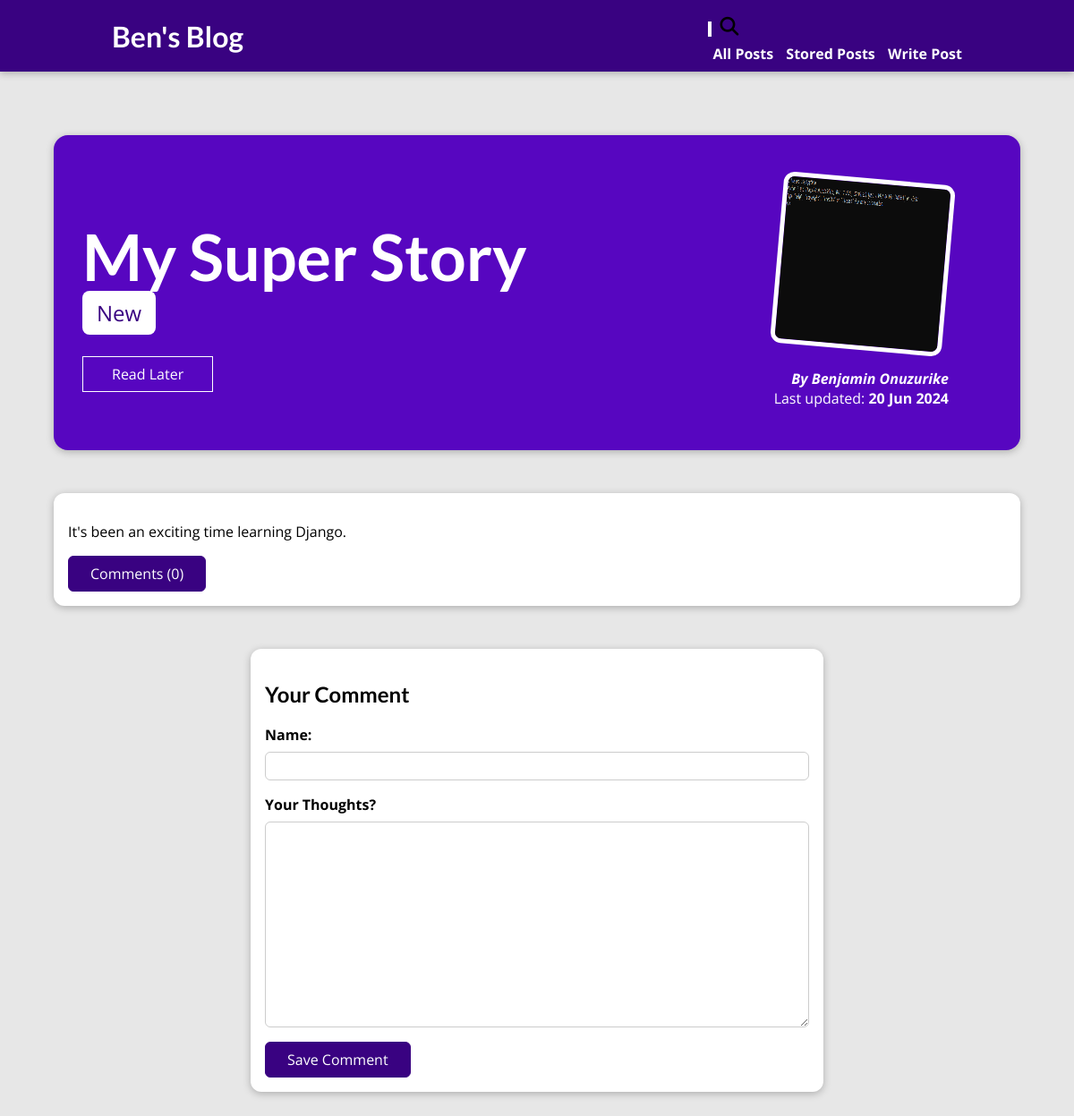
Page /posts/my-super-story/ on the earlier database version.
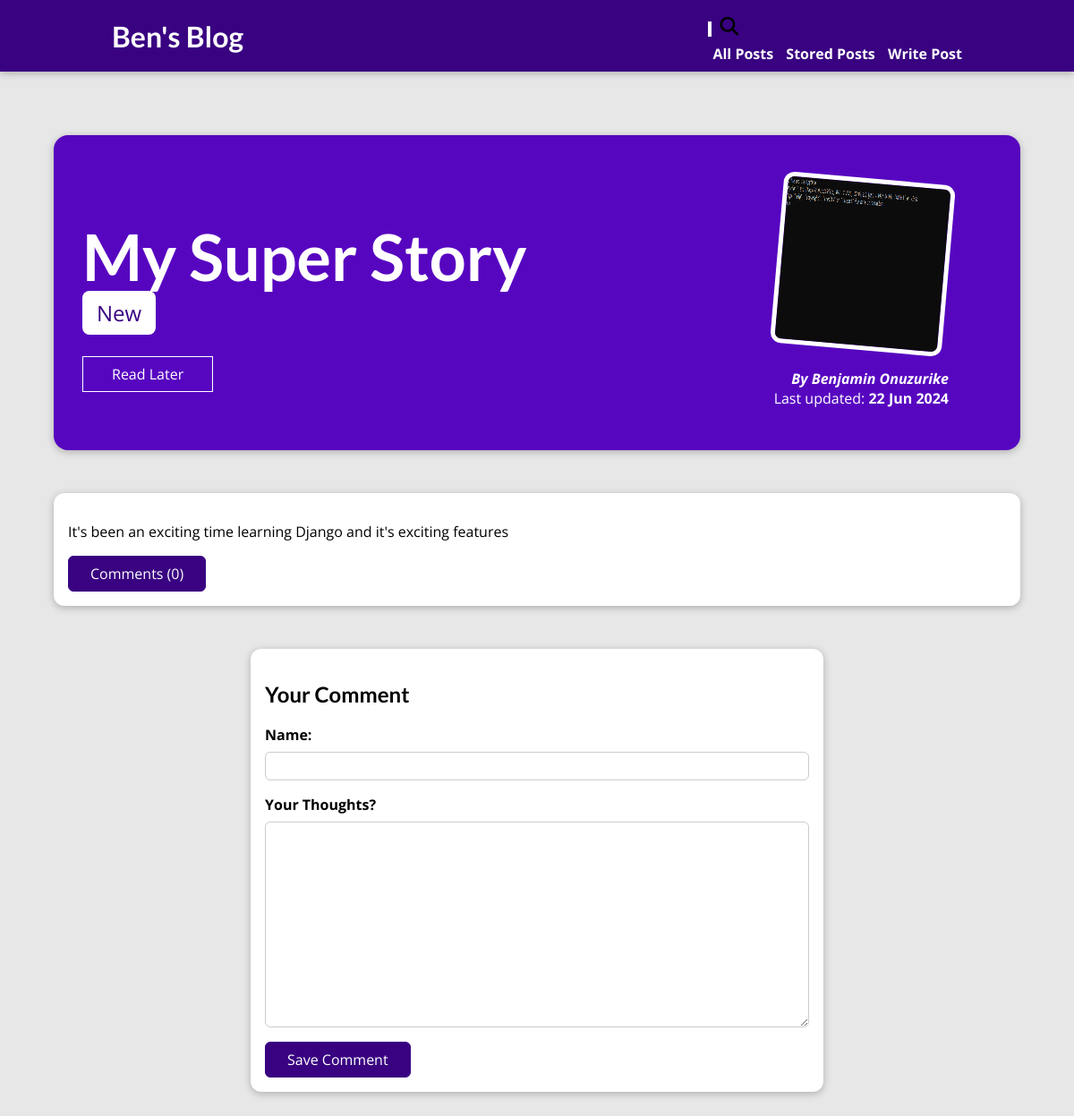
Same page on the later database version.
### blog/models.py (models this page shows, shortened)
class Post(models.Model):
    title = models.CharField(max_length=200)
    image_name = models.ImageField(upload_to='posts', null=True) # upload_to is the directory where the image will be saved, upload_to will handle file uploads
    excerpt = models.CharField(validators=[MinLengthValidator(50)], max_length=200)
    content = models.TextField(validators=[MinLengthValidator(50)])
    date = models.DateField(auto_now=True)
    slug = models.SlugField(max_length=200, unique=True, blank=True, null=False)
    author = models.ForeignKey(Author, on_delete=models.SET_NULL, null=True, related_name='posts') # one author can have many posts
    tag = models.ManyToManyField(Tag, related_name='tags') # one post can have many tags

class Tag(models.Model):
    caption = models.CharField(max_length=50)

class Author(models.Model):
    first_name = models.CharField(max_length=100)
    last_name = models.CharField(max_length=100)
    email = models.EmailField() # check documentation for more validation options
    def full_name(self):
        return f'{self.first_name} {self.last_name}'
    def __str__(self):
        return self.full_name()

### blog/views.py (the view)
# urls.py: path('posts/<slug:slug>/', views.PostDetailView.as_view(), name='post_detail_page'),
class PostDetailView(View):
    model = Post
    template_name = 'blog/post-detail.html'
    context_object_name = 'post'
    def is_stored_post(self, request, post_id):
        stored_post = request.session.get('stored_posts')
        if stored_post is not None:
            is_saved_for_later = post_id in stored_post
        else:
            is_saved_for_later = False
        return is_saved_for_later
    def get(self, request, slug):
        identified_post = Post.objects.get(slug=slug)
        comments = Comment.objects.filter(post=identified_post)
        is_saved_for_later = self.is_stored_post(request, identified_post.id)
        context = {
            'post': identified_post,
            'comments': comments,
            'comment_form': CommentForm(),
            'post_tags': identified_post.tag.all(),
            'count' : comments.count(),
            'is_saved_for_later': is_saved_for_later
        }
        return render(request, self.template_name, context)
    def post(self, request, slug):
        '''Once the form is submitted, it will run this method and the slug will be part of the url. It's specified in the action attribute of the form in the template. '''
        commentForm = CommentForm(request.POST)
        identified_post = Post.objects.get(slug=slug)
        if commentForm.is_valid():
            comment = commentForm.save(commit=False) # We create a new object without saving it to the database
            comment.post = identified_post
            commentForm.save() # It's a model form, so it saves the data to the database. You don't have to create a new object.
            return HttpResponseRedirect(reverse('post_detail_page', args=[slug]))
        comments = Comment.objects.filter(post=identified_post).order_by('-date')
        is_saved_for_later = self.is_stored_post(request, identified_post.id)
        context = {
            'post': identified_post,
            'comments': comments,
            'comment_form': commentForm, # It will display the form with the errors
            'post_tags': identified_post.tag.all(),
            'count' : comments.count(),
            'is_saved_for_later': is_saved_for_later
        }
        return render(request, self.template_name, context)

### blog/forms.py
class CommentForm(forms.ModelForm):
    class Meta:
        model = Comment
        exclude = ['post']
        labels = {'user_name' : 'Your Name', 'body': 'Your Thoughts?'}

### blog/templates/blog/post-detail.html (shortened to what this page needs)
{% extends 'base.html' %}
{% load static %}
{% block css_files %}
    <link rel="stylesheet" href="{% static 'blog/post-detail.css' %}">
{% endblock %}
{% block content %}
    <button id="edit-btn"> Edit Post </button>
    <section id="summary">
        <h2>{{ post.title|title }}</h2>
        <div>
            {% for tag in post_tags %}
                <span class="tags">{{ tag.caption }}</span>
            {% endfor %}
        </div>
        <div id="read-later">
            <form action="/read_later/" method="POST">
                <button>
                    {% if is_saved_for_later %}
                        Remove from "Read Later" List
                    {% else %}
                        Read Later
                    {% endif %}
                </button>
            </form>
        </div>
        <article>
            <img src="{{ post.image_name.url }}" alt="{{ post.title }}">
            <address>
                By <a href="mailto:{{ post.author.email }}">{{ post.author }}</a>
            </address>
            <div>
                Last updated: <time>{{ post.date|date:"d M Y" }}</time>
            </div>
        </article>
    </section>
    <main>
        <p>{{ post.content|linebreaks }}</p>
        <div id="comment-btn">
            <button>Comments ({{ count }})</button>
        </div>
    </main>
    <section id="comment-form">
        <h2>Your Comment</h2>
        <form action="{% url 'post_detail_page' post.slug %}" method="POST" >
            {% for form_field in comment_form %}
                <div class="form-control {% if form_field.errors %} invalid {% endif %}">
                    {{ form_field.label_tag }}
                    {{ form_field }}
                </div>
            {% endfor %}
            <button>Save Comment</button>
        </form>
    </section>
{% endblock content %}

### templates/base.html (shortened to what this page needs)
{% load static %}
<!DOCTYPE html>
<html lang="en">
    <head>
        <link rel="stylesheet" href="{% static 'styles.css' %}">
        {% block css_files %}{% endblock %}
    </head>
    <body>
        <header id="main-navigation">
            <h1><a href="{% url 'starting_page' %}">Ben's Blog</a></h1>
            <nav>
                <div class="search-container">
                    <input type="text" class="search-input" placeholder="Search">
                    <i id="Search-btn" class="fas fa-search"></i>
                </div>
               <a href="{% url 'posts_page' %}" style="margin: 5px;">All Posts</a>
               <a href="{% url 'read_later' %}" style="margin: 5px;">Stored Posts</a>
               <a href="{% url 'create_post' %}" style="margin: 5px;">Write Post</a>
            </nav>
        </header>
        {% block content %}{% endblock %}
    </body>
</html>

### static/styles.css (style rules this page uses)
* { box-sizing: border-box; }
html { font-family: 'Open Sans', 'Lato', sans-serif; }
body { margin: 0; }
h1, h2, h3 { font-family: 'Lato', sans-serif; font-weight: bold; }
#main-navigation { width: 100%; height: 5rem; display: flex; justify-content: space-between; align-items: center; padding: 0 10%; position: absolute; top: 0; left: 0; }
#main-navigation a { text-decoration: none; color: white; font-weight: bold; margin: 5px; }
.search-container input { width: 0px; border: none; outline: none; }
.search-container .fas { color: #000; font-size: 1.3rem; padding: 10px 5px; }

### blog/static/blog/post-detail.css (style rules this page uses)
body { background-color: #e7e7e7; }
#main-navigation { background-color: #390281; box-shadow: 0 2px 8px rgba(0, 0, 0, 0.25); }
#summary { margin: 8rem auto 3rem auto; padding: 2rem; width: 90%; max-width: 90rem; border-radius: 16px; background-color: #5706c0; position: relative; box-shadow: 0 2px 8px rgba(0, 0, 0, 0.25); height: 22rem; }
#summary h2 { color: white; font-size: 4.5rem; margin-bottom: 0.25rem; }
.tags { background-color: white; color : #390281; font-size: 1.5rem; border-radius: 8px; padding: 0.5rem 1rem; }
#summary article { position: absolute; top: 2rem; right: 3rem; padding: 1rem 2rem; border-radius: 12px; text-align: right; color: white; }
#summary article img { width: 12rem; height: 12rem; border-radius: 12px; transform: rotateZ(5deg); border: 5px solid white; margin-bottom: 1rem; }
#summary address { font-weight: bold; }
#summary a { color : white; text-decoration: none; }
#summary time { font-weight: bold; }
main { width: 90%; max-width: 90rem; margin: 3rem auto; background-color: white; padding: 1rem; border-radius: 12px; box-shadow: 0 2px 8px rgba(0, 0, 0, 0.25); }
#comment-form { margin: 3rem auto; width: 90%; max-width: 40rem; border-radius: 12px; background-color: white; box-shadow: 0 2px 8px rgba(0, 0, 0, 0.25); padding: 1rem; }
#comment-form button, #comment-btn button, #close-comment { font: inherit; background-color: #390281; color: white; border: 1px solid #390281; padding: 0.5rem 1.5rem; border-radius: 6px; cursor: pointer; }
.form-control { margin-bottom: 1rem; }
.form-control label { font-weight: bold; margin-bottom: 0.5rem; display: block; }
.form-control input, .form-control textarea { display: block; width: 100%; font: inherit; padding: 0.25rem; border-radius: 6px; border: 1px solid #ccc; }
#read-later { margin: 2rem 0; }
#read-later button { background-color: transparent; border: 1px solid white; padding: 0.5rem 2rem; font: inherit; color: white; cursor: pointer; }

Differences in the rows shown:
changed Post "My Super Story": date "20 Jun 2024" → "22 Jun 2024"; content "It's been an exciting time learning Django." → "It's been an exciting time learning Django and it's exciting features"
